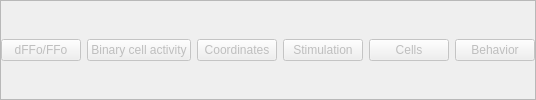
            <widget class="QFrame" name="frame">
             <property name="frameShape">
              <enum>QFrame::StyledPanel</enum>
             </property>
             <property name="frameShadow">
              <enum>QFrame::Raised</enum>
             </property>
             <layout class="QHBoxLayout" name="horizontalLayout">
              <property name="leftMargin">
               <number>0</number>
              </property>
              <property name="topMargin">
               <number>0</number>
              </property>
              <property name="rightMargin">
               <number>0</number>
              </property>
              <property name="bottomMargin">
               <number>0</number>
              </property>
              <item>
               <widget class="QPushButton" name="btn_view_dFFo">
                <property name="enabled">
                 <bool>false</bool>
                </property>
                <property name="text">
                 <string>dFFo/FFo</string>
                </property>
               </widget>
              </item>
              <item>
               <widget class="QPushButton" name="btn_view_neuronal_activity">
                <property name="enabled">
                 <bool>false</bool>
                </property>
                <property name="text">
                 <string>Binary cell activity</string>
                </property>
               </widget>
              </item>
              <item>
               <widget class="QPushButton" name="btn_view_coordinates">
                <property name="enabled">
                 <bool>false</bool>
                </property>
                <property name="text">
                 <string>Coordinates</string>
                </property>
               </widget>
              </item>
              <item>
               <widget class="QPushButton" name="btn_view_stim">
                <property name="enabled">
                 <bool>false</bool>
                </property>
                <property name="text">
                 <string>Stimulation</string>
                </property>
               </widget>
              </item>
              <item>
               <widget class="QPushButton" name="btn_view_cells">
                <property name="enabled">
                 <bool>false</bool>
                </property>
                <property name="text">
                 <string>Cells</string>
                </property>
               </widget>
              </item>
              <item>
               <widget class="QPushButton" name="btn_view_behavior">
                <property name="enabled">
                 <bool>false</bool>
                </property>
                <property name="text">
                 <string>Behavior</string>
                </property>
               </widget>
              </item>
             </layout>
            </widget>
